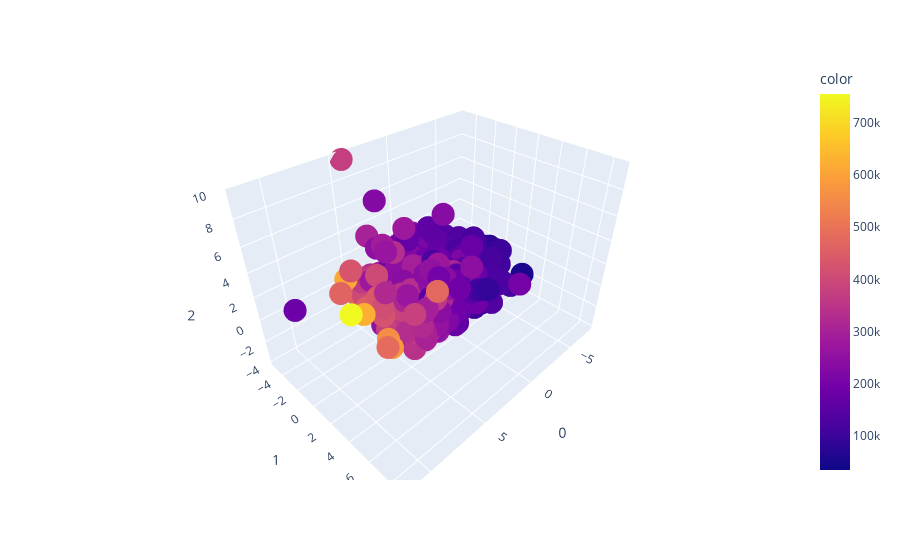

Write notebook code for a chart like this one.
### Markdown cell above
16. Finally, use `scatter_3d` from `plotly.express` and `go.Scatter3d` from `plotly.graph_objects` to visualize a 3D graphs with all Principal Components from train and from test.

### Code cell
import plotly.express as px
fig = px.scatter_3d(PC2, x=0, y=1, z=2, color=y_train)
fig.show()

### Figure 1 — Plotly figure (JSON) as saved in the notebook; plotly's stock layout.template omitted (floating-point values rounded to 4 significant figures; data arrays with more than 128 entries replaced by an {"elided": "..."} marker saying what was removed)
{"data": [{"hovertemplate": "0=%{x}<br>1=%{y}<br>2=%{z}<br>color=%{marker.color}<extra></extra>", "legendgroup": "", "marker": {"color": {"elided": "1168 int values"}, "coloraxis": "coloraxis", "symbol": "circle"}, "mode": "markers", "name": "", "scene": "scene", "showlegend": false, "type": "scatter3d", "x": {"elided": "1168 float values"}, "y": {"elided": "1168 float values"}, "z": {"elided": "1168 float values"}}], "layout": {"coloraxis": {"colorbar": {"title": {"text": "color"}}, "colorscale": [[0, "#0d0887"], [0.1111, "#46039f"], [0.2222, "#7201a8"], [0.3333, "#9c179e"], [0.4444, "#bd3786"], [0.5556, "#d8576b"], [0.6667, "#ed7953"], [0.7778, "#fb9f3a"], [0.8889, "#fdca26"], [1, "#f0f921"]]}, "legend": {"tracegroupgap": 0}, "margin": {"t": 60}, "scene": {"domain": {"x": [0, 1], "y": [0, 1]}, "xaxis": {"title": {"text": "0"}}, "yaxis": {"title": {"text": "1"}}, "zaxis": {"title": {"text": "2"}}}}}
